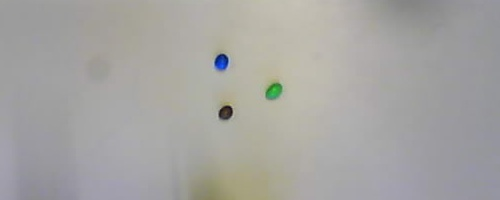
#> input picture build/au_opencv_example/originalRef.jpg, 500 x 200 px
$ python MMsDetect.py   (Python 2 division)   (older library calls are emulated)
#> lines starting #> are read from the running program, lines starting #| are printed output that depends on the picture; after the words box and inside, x2 and y2 are one past the last pixel; in counts of white or black regions, pixels touching at a corner belong together
#> further down, refImage is the input picture: shape (200, 500, 3); mean B, G, R 161.8, 164.6, 165.7
#!/usr/bin/env python
import cv2
import urllib
import numpy as np
import math

def get_from_webcam():
    """
    Fetches an image from the webcam
    """
    print "try fetch from webcam..."
    stream=urllib.urlopen('http://192.168.0.20/image/jpeg.cgi')
    bytes=''
    bytes+=stream.read(64500)
    a = bytes.find('\xff\xd8')
    b = bytes.find('\xff\xd9')

    if a != -1 and b != -1:
        jpg = bytes[a:b+2]
        bytes= bytes[b+2:]
        i = cv2.imdecode(np.fromstring(jpg, dtype=np.uint8),cv2.CV_LOAD_IMAGE_COLOR)
        return i
    else:
        print "did not receive image, try increasing the buffer size in line 13:"

def optimizePic(image):
	refGray = cv2.cvtColor(image, cv2.COLOR_BGR2GRAY)
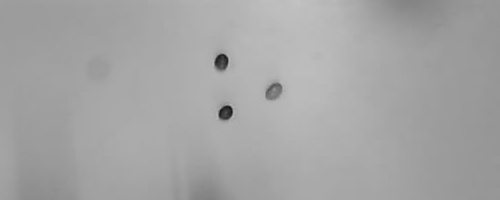
#> refGray: shape (200, 500); min 11, max 194, mean 164.6
	cv2.imshow("refGray",refGray)

	edges = cv2.Canny(refGray,100,140)
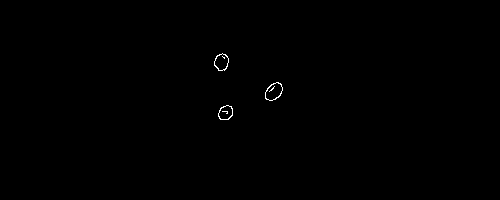
#> edges: shape (200, 500); 0.2% white in thin lines or dots, all inside (x1, y1, x2, y2) = (214, 53, 283, 120)
	cv2.imshow('Canny',edges)

	#ret,refTh1 = cv2.threshold(refGray,150,255,cv2.THRESH_BINARY_INV)
	#cv2.imshow('RefThresholded',refTh1)

	refDilated = cv2.dilate(edges,np.ones((2,2),np.uint8))
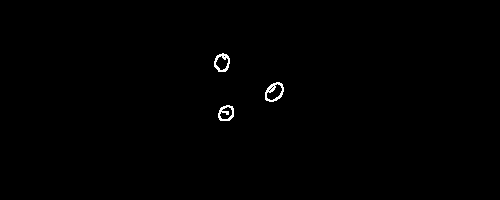
#> refDilated: shape (200, 500); 0.42% white in thin lines or dots, all inside (x1, y1, x2, y2) = (214, 53, 284, 121)
	cv2.imshow('RefDilated',refDilated)

	refClosed = cv2.morphologyEx(refDilated, cv2.MORPH_CLOSE,np.ones((9,9),np.uint8))
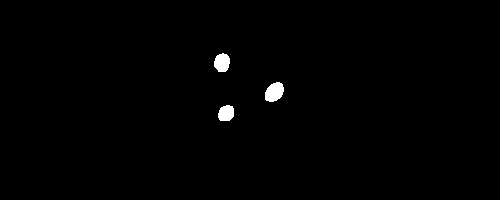
#> refClosed: shape (200, 500); 0.74% white; 3 white regions
	cv2.imshow('RefCload',refClosed)
	print "sidst"
	return refClosed


def cropPic(image):
    croppedImage = image[100:300, 100:600]
    return croppedImage

def sortContourSize(*contourList):
	MMlist = []
	for i,cnt in enumerate(contourList):
		area = cv2.contourArea(cnt)
		if area > 140 and area < 350:
			MMlist.append(contourList[i])
	return MMlist

def shapeMatchingContour(*contourList):
	result = []
	for i,cnt in enumerate(contourList):
		result.append(cv2.matchShapes(MMcntRef[0],cnt,1,0.0))
		result[i] += cv2.matchShapes(MMcntRef[1],cnt,1,0.0)
		result[i] += cv2.matchShapes(MMcntRef[2],cnt,1,0.0)
		result[i] = result[i]/3

	return result

def extract_single_color_range(image,hsv,lower,upper):
    """
    Calculates a mask for which all pixels within the specified range is set to 1
    the ands this mask with the provided image such that color information is
    still present, but only for the specified range
    """
    mask = cv2.inRange(hsv, lower, upper)
    res = cv2.bitwise_and(image,image, mask= mask)
    return res

lower_blue = np.array([100,50,50])
upper_blue = np.array([130,255,255])

		#for j,x in MMcntRef
			#cv2.matchShapes([MMcntRef[j]],contours[i],1,0.0)


#refImage = get_from_webcam()
refImage = cv2.imread('originalRef.jpg')

#refImage = cropPic(refImage)

#cv2.imwrite('originalRef.jpg',refImage)
cv2.imshow('Reference image',refImage)


refClosed = optimizePic(refImage)


#Konturanalyse af reference billede
refCnt, refHierarchy = cv2.findContours(refClosed,cv2.RETR_TREE,cv2.CHAIN_APPROX_NONE)
#> refCnt = 3 contours; box (x1, y1, x2, y2) and area: (265, 82, 284, 102) 258, (214, 53, 230, 72) 214, (218, 105, 234, 121) 188; refHierarchy = [[1, -1, -1, -1], [2, 0, -1, -1], [-1, 1, -1, -1]]

sortContour = []

sortContour = sortContourSize(*refCnt)
#> sortContour has the same summary as refCnt


for b in sortContour:
	cv2.drawContours(refImage,[b],0,(255,0,0),2)
#> this loop made 3 passes
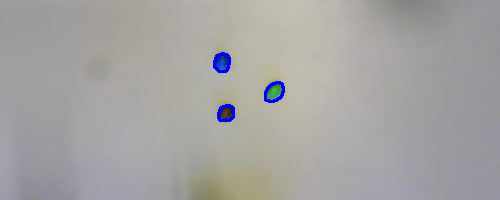
#> refImage: shape (200, 500, 3); 0.55% of pixels changed, all inside (x1, y1, x2, y2) = (213, 52, 285, 122)

cv2.imshow('refContours',refImage)

print len(refCnt)
#| 3

MMcntRef = []

for i,cnt in enumerate(sortContour):
	area = cv2.contourArea(cnt)
	print area
#> this loop made 3 passes
#> area on passes 1 to 3: 188.5, 258, 213.5
#| 188.5
#| 258.0
#| 213.5
	#if area > 240 and area < 290:
		#MMcnt.append(refCnt[i])

MMcntRef.append(sortContour[0]) #Area = 284
MMcntRef.append(sortContour[1]) #Area = 218
MMcntRef.append(sortContour[2]) #Area = 243.5


newRefImage = cv2.imread('originalRef.jpg')

for b in MMcntRef:
	cv2.drawContours(newRefImage,[b],0,(255,0,0),2)

cv2.imshow('MMs detected',newRefImage)

#Ref processing is done. 3 MMs ref are stored MMcntRef for comparison later
#
#Now import a live picture from camera and locate MMs
#> (the run stopped early here; a loop or call above may not have finished)
